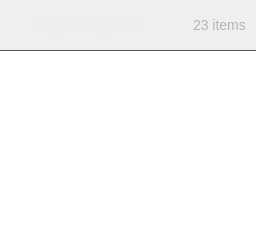
        <widget class="PlaylistPage" name="playlist_page">
         <layout class="QVBoxLayout" name="verticalLayout">
          <property name="spacing">
           <number>0</number>
          </property>
          <property name="leftMargin">
           <number>0</number>
          </property>
          <property name="topMargin">
           <number>0</number>
          </property>
          <property name="rightMargin">
           <number>0</number>
          </property>
          <property name="bottomMargin">
           <number>0</number>
          </property>
          <item>
           <widget class="QWidget" name="playlist_page_header" native="true">
            <layout class="QHBoxLayout" name="horizontalLayout_6">
             <property name="spacing">
              <number>0</number>
             </property>
             <property name="leftMargin">
              <number>0</number>
             </property>
             <property name="topMargin">
              <number>0</number>
             </property>
             <property name="rightMargin">
              <number>0</number>
             </property>
             <property name="bottomMargin">
              <number>0</number>
             </property>
             <item>
              <spacer name="horizontalSpacer_46">
               <property name="orientation">
                <enum>Qt::Horizontal</enum>
               </property>
               <property name="sizeType">
                <enum>QSizePolicy::Fixed</enum>
               </property>
               <property name="sizeHint" stdset="0">
                <size>
                 <width>10</width>
                 <height>20</height>
                </size>
               </property>
              </spacer>
             </item>
             <item>
              <widget class="QToolButton" name="playlist_back_button">
               <property name="minimumSize">
                <size>
                 <width>16</width>
                 <height>18</height>
                </size>
               </property>
               <property name="maximumSize">
                <size>
                 <width>16</width>
                 <height>18</height>
                </size>
               </property>
               <property name="cursor">
                <cursorShape>PointingHandCursor</cursorShape>
               </property>
               <property name="styleSheet">
                <string notr="true">border: none; 
border-image: url(images/page_back.png) 0 0 0 0 stretch stretch;</string>
               </property>
               <property name="text">
                <string/>
               </property>
              </widget>
             </item>
             <item>
              <spacer name="horizontalSpacer_48">
               <property name="orientation">
                <enum>Qt::Horizontal</enum>
               </property>
               <property name="sizeType">
                <enum>QSizePolicy::Fixed</enum>
               </property>
               <property name="sizeHint" stdset="0">
                <size>
                 <width>10</width>
                 <height>20</height>
                </size>
               </property>
              </spacer>
             </item>
             <item>
              <widget class="QLabel" name="playlist_name_label">
               <property name="sizePolicy">
                <sizepolicy hsizetype="Expanding" vsizetype="Fixed">
                 <horstretch>0</horstretch>
                 <verstretch>0</verstretch>
                </sizepolicy>
               </property>
               <property name="minimumSize">
                <size>
                 <width>0</width>
                 <height>50</height>
                </size>
               </property>
               <property name="maximumSize">
                <size>
                 <width>16777215</width>
                 <height>50</height>
                </size>
               </property>
               <property name="styleSheet">
                <string notr="true">color: #eee;
background-color: transparent;
font-size: 20px;
font-weight: bold;</string>
               </property>
               <property name="text">
                <string>My Playlist</string>
               </property>
              </widget>
             </item>
             <item>
              <spacer name="horizontalSpacer_45">
               <property name="orientation">
                <enum>Qt::Horizontal</enum>
               </property>
               <property name="sizeType">
                <enum>QSizePolicy::Fixed</enum>
               </property>
               <property name="sizeHint" stdset="0">
                <size>
                 <width>10</width>
                 <height>20</height>
                </size>
               </property>
              </spacer>
             </item>
             <item>
              <widget class="QLabel" name="playlist_num_items_label">
               <property name="sizePolicy">
                <sizepolicy hsizetype="Minimum" vsizetype="Preferred">
                 <horstretch>0</horstretch>
                 <verstretch>0</verstretch>
                </sizepolicy>
               </property>
               <property name="styleSheet">
                <string notr="true">font-size: 14px;
color: #B5B5B5;</string>
               </property>
               <property name="text">
                <string>23 items</string>
               </property>
              </widget>
             </item>
             <item>
              <spacer name="horizontalSpacer_47">
               <property name="orientation">
                <enum>Qt::Horizontal</enum>
               </property>
               <property name="sizeType">
                <enum>QSizePolicy::Fixed</enum>
               </property>
               <property name="sizeHint" stdset="0">
                <size>
                 <width>10</width>
                 <height>20</height>
                </size>
               </property>
              </spacer>
             </item>
            </layout>
           </widget>
          </item>
          <item>
           <widget class="LazyLoadList" name="playlist_torrents_list">
            <property name="styleSheet">
             <string notr="true">QListWidget::item:hover {
background-color: #303030;
}
QListWidget::item:selected {
background-color: #404040;
}
QListWidget::item {
border-bottom: 1px solid #303030;
}
QListWidget {
border: none;
border-top: 1px solid #555;
}</string>
            </property>
            <property name="verticalScrollMode">
             <enum>QAbstractItemView::ScrollPerPixel</enum>
            </property>
           </widget>
          </item>
         </layout>
        </widget>
